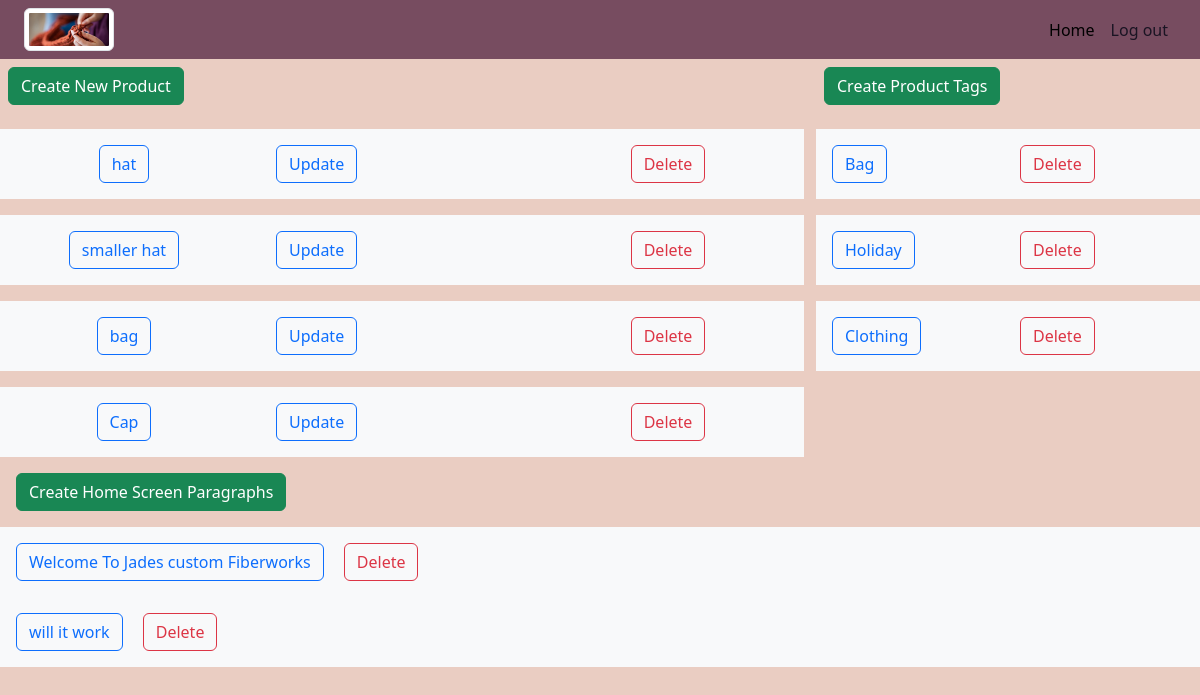
Before: /dashboard/ (signed in) with the older database file.
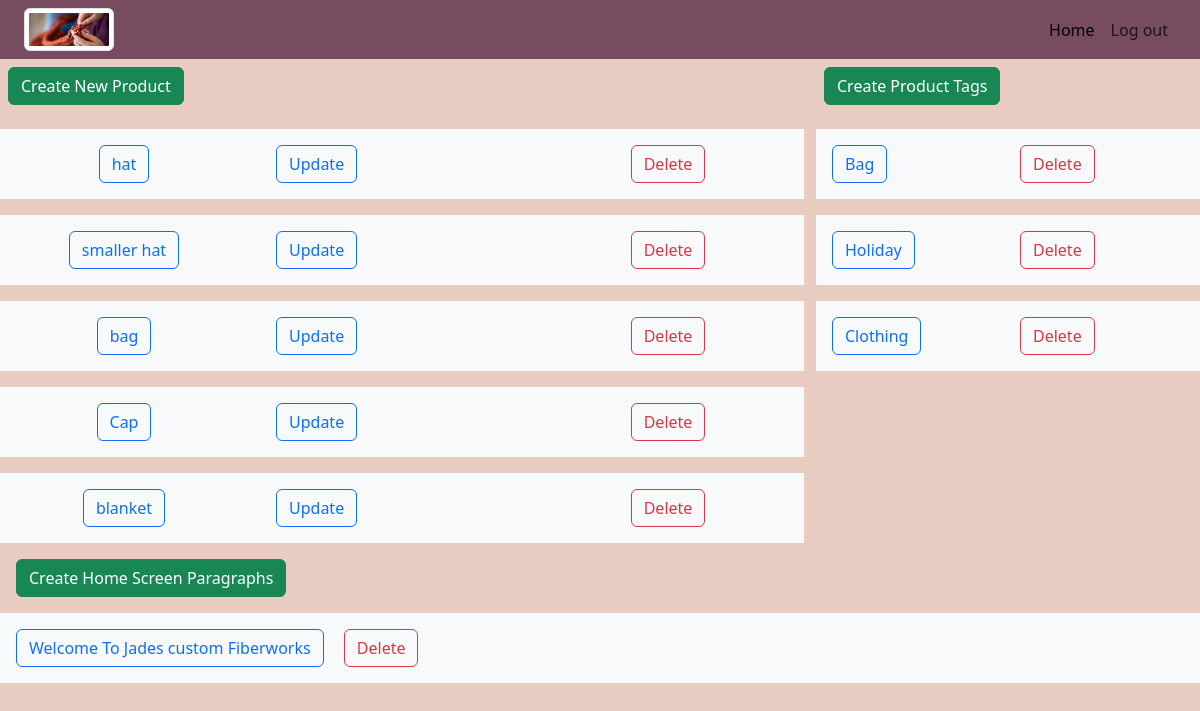
After: the same page with the newer database file.
### fiberworks_app/models.py (models this page shows, shortened)
class Product(models.Model):
    CATEGORY = (
        ('hats', 'hats'),
        ('shawls', 'shawls'),
        ('blankets', 'blankets'),
        ('scarves', 'scarves'),
        ('other', 'other'),
    )
    name = models.CharField(max_length=100)
    price = models.DecimalField(max_digits=5, decimal_places=2)
    description = models.TextField(max_length=2000, blank=True, null=True)
    category = models.CharField(max_length=20, default='hats', choices=CATEGORY)
    tags = models.ManyToManyField(Tag, blank=True)
    image = models.ImageField(upload_to='images/')
    in_stock = models.BooleanField(default=False)
    on_homepage = models.BooleanField(default=False)
    def get_absolute_url(self):
        return reverse("product_details", kwargs={"pk": self.pk})

class Tag(models.Model):
    name = models.CharField(max_length=100)

class Homescreen(models.Model):
    title = models.CharField(max_length=100, blank=True, null=True)
    paragraph = models.TextField(max_length=1000, blank=True, null=True)

### fiberworks_app/views.py (the view)
# urls.py: path('dashboard/', views.dashboard, name='dashboard'),
@login_required(login_url='login')
def dashboard(request):
    products = Product.objects.all()
    tags = Tag.objects.all().distinct()
    homescreen = Homescreen.objects.all()
    return render(request, 'fiberworks_app/dashboard.html', {'products': products, 'tags': tags, 'homescreen': homescreen})

### fiberworks_app/templates/fiberworks_app/dashboard.html (shortened to what this page needs)
{% extends 'fiberworks_app/base_template.html' %}
{% block content %}
  <div class="row">
    <div class="col-md-8">
      <a class="btn btn-success m-2" href="{% url 'create_product' %}">Create New Product</a>
      {% for product in products %}
        <div class="row">
          <div class="col bg-light p-3 text-center">
            <a class="btn btn-outline-primary" href="{{ product.get_absolute_url }}">{{ product.name }}</a>
          </div>
          <div class="col bg-light p-3">
            <a class="btn btn-outline-primary" href="{% url 'update_product' product.pk %}">Update</a>
          </div>
          <div class="col bg-light p-3 text-center">
            <a class="btn btn-outline-danger" href="{% url 'generic_delete' 'product' product.pk %}">Delete</a>
          </div>
        </div>
        {% endfor %}
      </div>
      <div class="col-md-4">
        <a class="btn btn-success m-2" href="{% url 'create_tag' %}">Create Product Tags</a>
        {% for tag in tags %}
        <div class="col bg-light text-bg-light p-3">
          <div class="row">
            <div class="col">
              <a class="btn btn-outline-primary" href="{% url 'update_tag' tag.pk %}">{{ tag.name }}</a>
            </div>
            <div class="col">
              <a class="btn btn-outline-danger" href="{% url 'generic_delete' 'tag' tag.pk %}">Delete</a>
            </div>
          </div>
        </div>
        {% endfor %}
      </div>
    </div>
    <div class="p-2">
      <a class="btn btn-success m-2" href="{% url 'create_home_screen' %}">Create Home Screen Paragraphs</a>
    </div>
    {% for title in homescreen %}
    <div class="row bg-light">
      <div class="col m-2">
        <a class="btn btn-outline-primary m-2" href="{% url 'update_home_screen' title.pk %}">{{ title.title }}</a>
        <a class="btn btn-outline-danger m-2" href="{% url 'generic_delete' 'homescreen' title.pk %}">Delete</a>
      </div>
    </div>
  {% endfor %}
{% endblock %}

Changed rows visible on the page:
removed Homescreen: title "will it work"
added Product: name "blanket"
